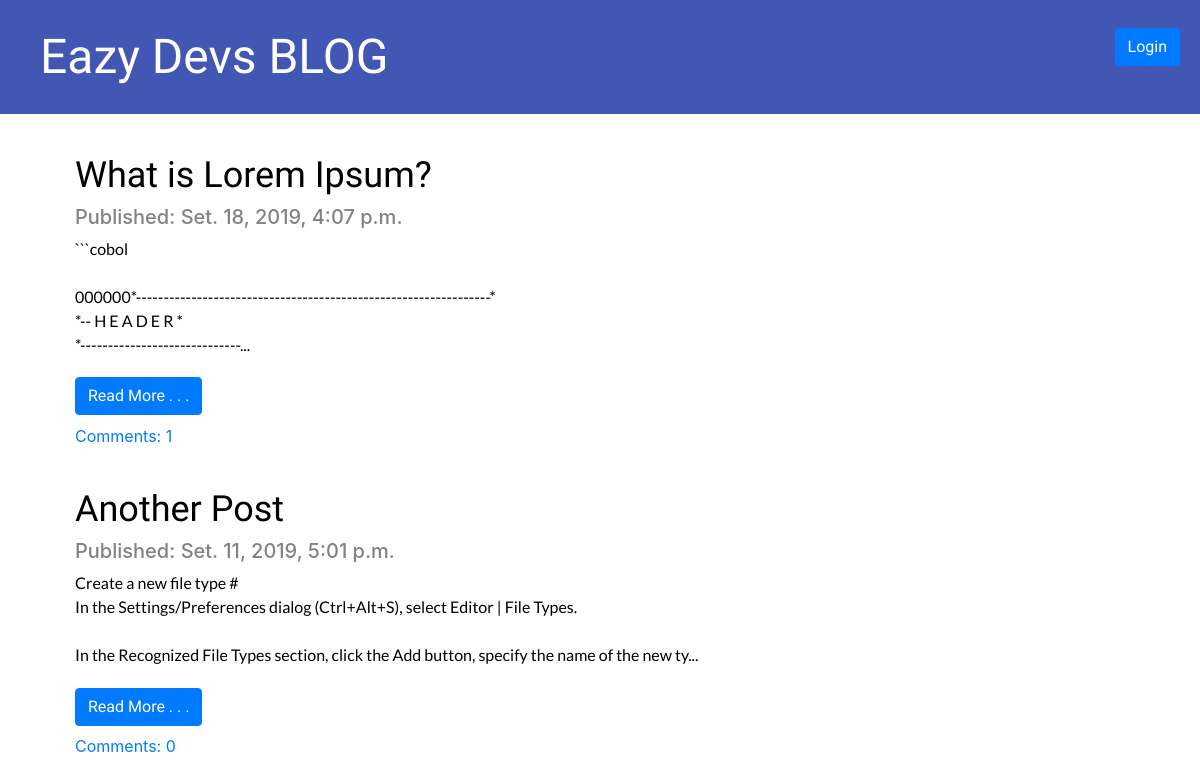
The page / on the database its author committed.
### blog/models.py (models this page shows, shortened)
class Post(models.Model):
    author = models.ForeignKey('auth.User', on_delete=models.CASCADE)
    title = models.CharField(max_length=200)
    text = models.TextField()
    created_date = models.DateTimeField(default=timezone.now)
    published_date = models.DateTimeField(blank=True, null=True)
    def approved_comments(self):
        return self.comments.filter(approved=True)

### blog/views.py (the view)
# urls.py: path('', views.post_list, name='post_list'),
def post_list(request):
    posts = Post.objects.filter(published_date__lte=timezone.now()).order_by('-published_date')
    stuff_for_frontend = {'posts': posts}
    return render(request, 'blog/post_list.html',stuff_for_frontend)

### blog/templates/blog/post_list.html (shortened to what this page needs)
{% extends "blog/base.html" %}
{% block content %}
	{% for post in posts %}
		<div class="post">
			<h2><a href="{% url 'blog:post_detail' pk=post.pk %}">{{ post.title }}</a></h2>
			<div class="date">
				<h5>Published: {{ post.published_date }}</h5>
			</div>
			<div class="text-desc">
				<p>{{ post.text|truncatechars:200|linebreaksbr }}</p>
			</div>
			<h1><a href="{% url 'blog:post_detail' pk=post.pk %}" class="btn btn-primary">Read More . . .</button></a></h1>
			<a href="{% url 'blog:post_detail' pk=post.pk %}">Comments: {{ post.approved_comments.count}}</button></a>
		</div>
	{% endfor %}
{% endblock %}

### blog/static/blog.css (style rules this page uses)
h1, h2 { font-size: 36px; text-decoration: none; font-family: 'Luckiest Guy', cursive !important; }
.date, .author { color: #828282; }
.post { margin-top: 40px; margin-bottom: 40px; }
.post h2 a { color: #000000; }
.text-desc p { font-family: 'Lato', sans-serif; color: #000000; }

### rows shown on the page
Post: title "What is Lorem Ipsum?", published_date "Set. 18, 2019, 4:07 p.m.", text "```cobol 000000*----------------------------------------------------------------* *-- H E A D E R * *-----------------------------...", approved_comments.count "1"
Post: title "Another Post", published_date "Set. 11, 2019, 5:01 p.m.", text "Create a new file type # In the Settings/Preferences dialog (Ctrl+Alt+S), select Editor | File Types. In the Recognized File Types section, click the Add button, specify the name of the new ty...", approved_comments.count "0"
